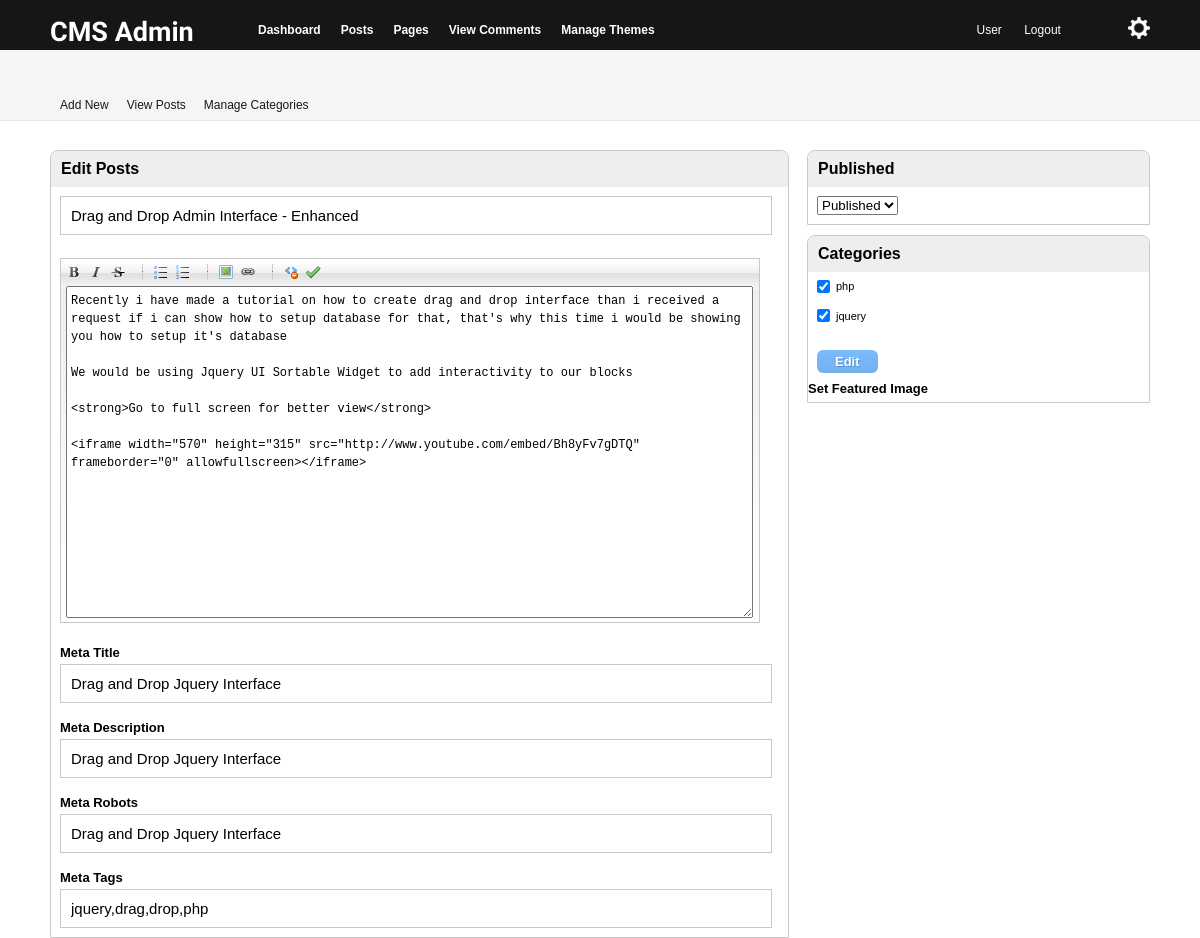
The page /admin/create-posts.php?id=1 (signed in) on the database its author committed.
### tables this page shows
CREATE TABLE IF NOT EXISTS `posts` (
  `id` int(11) NOT NULL AUTO_INCREMENT,
  `title` varchar(200) NOT NULL,
  `description` longtext NOT NULL,
  `categories` varchar(200) NOT NULL,
  `post_meta` varchar(200) NOT NULL,
  `post_robots` varchar(200) NOT NULL,
  `meta_title` varchar(200) NOT NULL,
  `meta_description` text NOT NULL,
  `created_by` varchar(100) NOT NULL,
  `created_on` varchar(40) NOT NULL,
  `post_status` varchar(20) NOT NULL,
  `imageref` varchar(150) NOT NULL,
  PRIMARY KEY (`id`)
);

### admin/scripts/individual-posts.php (called while the page is built, shortened)
<?php
	if(isset($_GET['id']))
	{
		$id = $_GET['id'];
		$sql = mysql_query("SELECT * FROM posts WHERE id = '$id' LIMIT 1") or die(mysql_error());
		$row = mysql_fetch_array($sql);
		extract($row);
	}
?>

### admin/create-posts.php (the view, shortened to what this page needs)
<?php include_once( 'includes/header.php' ); ?>
<?php include_once( 'scripts/editposts.php' ); ?>
<link rel="stylesheet" href="uploadify/uploadify.css" />
	<?php include_once( 'includes/posts-header.php' ); ?>
		<div class="col-full">
		<?php if(isset($_GET['id']))
		{
			include_once( 'scripts/individual-posts.php' );
		?>
			<div id="leftsection">
			<h2>Edit Posts</h2>
			<form method="post" action="create-posts.php?id=<?php echo $_GET['id']; ?>">
				<div class="form-elements">
					<input type="text" name="title" value="<?php echo $title; ?>" id="title"/>
				</div>
				<div class="form-elements">
					<textarea id="markItUp" name="content"><?php echo $description; ?></textarea>
				</div>
				<div class="form-elements">
					<label for="Meta Title">Meta Title</label>
					<input type="text" name="metatitle" value="<?php echo $meta_title; ?>"  id="metatitle"/>
				</div>
				<div class="form-elements">
					<label for="Meta Title">Meta Description</label>
					<input type="text" name="metadescription" value="<?php echo $meta_description; ?>"  id="metadescription"/>
				</div>
				<div class="form-elements">
					<label for="Meta Title">Meta Robots</label>
					<input type="text" name="metarobots" value="<?php echo $post_robots; ?>"  id="metarobots"/>
				</div>
				<div class="form-elements">
					<label for="Meta Title">Meta Tags</label>
					<input type="text" name="metatags" value="<?php echo $post_meta; ?>"  id="metatags"/>
				</div>
			</div>
			<div id="rightsection">
				<h2><?php echo $post_status; ?></h2>
				<div class="form-elements">
					<select name="post_status">
					<?php echo '<option value="'.$post_status.'" selected="selected">'.$post_status.'</option>';
						?>
					</select>
					<br />
				</div>
			</div>
			<div id="rightsection">
				<h2>Categories</h2>
				<div id="listcategories">
				<?php
					$cat = explode(",",$categories);
					foreach($cat as $key =>$value)
					{
						$cat_name[$key] = '' .mysql_real_escape_string($value) . '';
					}
					$fetch = mysql_query("SELECT * FROM categories ORDER BY id DESC") or die(mysql_error());
					while($result = mysql_fetch_array($fetch))
					{
						extract($result);
						$join_name[] = '' .mysql_real_escape_string($category_name) . '';
					}
					$intersect = array_intersect($join_name,$cat_name);
					foreach($intersect as $inter)
					{
						echo '<div class="form-elements"><input type="checkbox" name="categoryname[]" value="'.$inter.'" id="categoryname" checked/>'.$inter.'</div>';
					}
				?>
				</div>
					<div class="form-elements">
					<input type="submit" name="editpost" value="Edit" id="editpost" class="myButton"/>
					</div>
				<div id="preview1">
					<?php if(isset($file_path)){
						echo '<img src="'.$file_path.'" width="300" height="300" />
						<input type="submit" name="deleteimage" id="deleteimage" value="Delete"/>
						';
					}
					else
					{
						echo '<form method="" action="">
						<label for="Set Featured Image">Set Featured Image</label>
						<div style="padding: 10px;"></div>
						<input type="file" name="featuredimage" id="featuredimage" />
					</form>
					<div id="preview"></div>';
					}
					?>
				</div>
			</div>
			<?php } ?>
		</div>
	</div>
</body>
</html>

### admin/css/style.css (style rules this page uses)
html,body,div,span,object,iframe,h1,h2,h3,h4,h5,h6,p,blockquote,pre,abbr,address,cite,code,del,dfn,em,img,ins,kbd,q,samp,small,strong,sub,sup,var,b,i,dl,dt,dd,ol,ul,li,fieldset,form,label,legend,table,caption,tbody,tfoot,thead,tr,th,td,article,aside,canvas,details,figcaption,figure,footer,header,hgroup,menu,nav,section,summary,time,mark,audio,video { margin:0;padding:0;border:0;outline:0;font-size:100%;vertical-align:baseline;background:transparent }
body { line-height:1 }
input,select { vertical-align:middle }
body { font-family: Arial, "MS Trebuchet", sans-serif; font-size: 11px; font-color: #191919; background: #fff; }
* { margin: 0; padding: 0; }
div.col-full { width: 1100px; margin: auto; }
div#leftsection { border: 1px solid #C8C8C8; border-top-left-radius: 8px; border-top-right-radius: 8px; float: left; margin-top: 10px; width: 67%; }
div#rightsection { float: right; width: 31%; margin-top: 10px; border: 1px solid #C8C8C8; border-top-left-radius: 8px; border-top-right-radius: 8px; }
div.form-elements { padding: 9px; }
div.form-elements input[type="text"] { border: 1px solid #C8C8C8; font-size: 15px; padding: 10px; width: 96%; }
div#leftsection h2 { background: none repeat scroll 0 0 #EEEEEE; border-top-left-radius: 8px; border-top-right-radius: 8px; font-size: 16px; padding: 10px; }
div#rightsection h2 { background: none repeat scroll 0 0 #EEEEEE; border-top-left-radius: 8px; border-top-right-radius: 8px; font-size: 16px; padding: 10px; }
div.form-elements input[type="checkbox"] { margin-right: 6px; margin-top: -2px; }
.myButton { background:-webkit-gradient( linear, left top, left bottom, color-stop(0.05, #79bbff), color-stop(1, #75b0eb) ); background:-moz-linear-gradient( center top, #79bbff 5%, #75b0eb 100% ); filter:progid:DXImageTransform.Microsoft.gradient(startColorstr='#79bbff', endColorstr='#75b0eb'); background-color:#79bbff; -moz-border-radius:6px; -webkit-border-radius:6px; border-radius:6px; display:inline-block; color:#ffffff; font-family:arial; font-size:13px; font-weight:bold; padding:4px 18px; text-decoration:none; text-shadow:1px 1px 0px #528ecc; border: none; cursor: pointer; margin-top: 10px; }
label { margin-bottom: 5px; float: left; font-size: 13px; font-weight: bold; }

### admin/latest/markitup/skins/markitup/style.css (style rules this page uses)
.markItUp * { margin:0px; padding:0px; outline:none; }
.markItUpEditor { font:12px 'Courier New', Courier, monospace; padding:5px 5px 5px 4px; width:676px; height:320px; clear:both; line-height:18px; overflow:auto; }

### rows shown on the page
posts: title "Drag and Drop Admin Interface - Enhanced", content "Recently i have made a tutorial on how to create drag and drop interface than i received a request if i can show how to setup database for that, that's why this time i would be showing you how to setup it's database We would be using Jquery UI Sortable Widget to add interactivity to our blocks <strong>Go to full screen for better view</strong> <iframe width=\"570\" height=\"315\" src=\"http://www.youtube.com/embed/Bh8yFv7gDTQ\" frameborder=\"0\" allowfullscreen></iframe>", metatitle "Drag and Drop Jquery Interface", metadescription "Drag and Drop Jquery Interface", metarobots "Drag and Drop Jquery Interface", metatags "jquery,drag,drop,php", post_status "Published"

### other values the page prints
$inter "php"
$inter "jquery"
